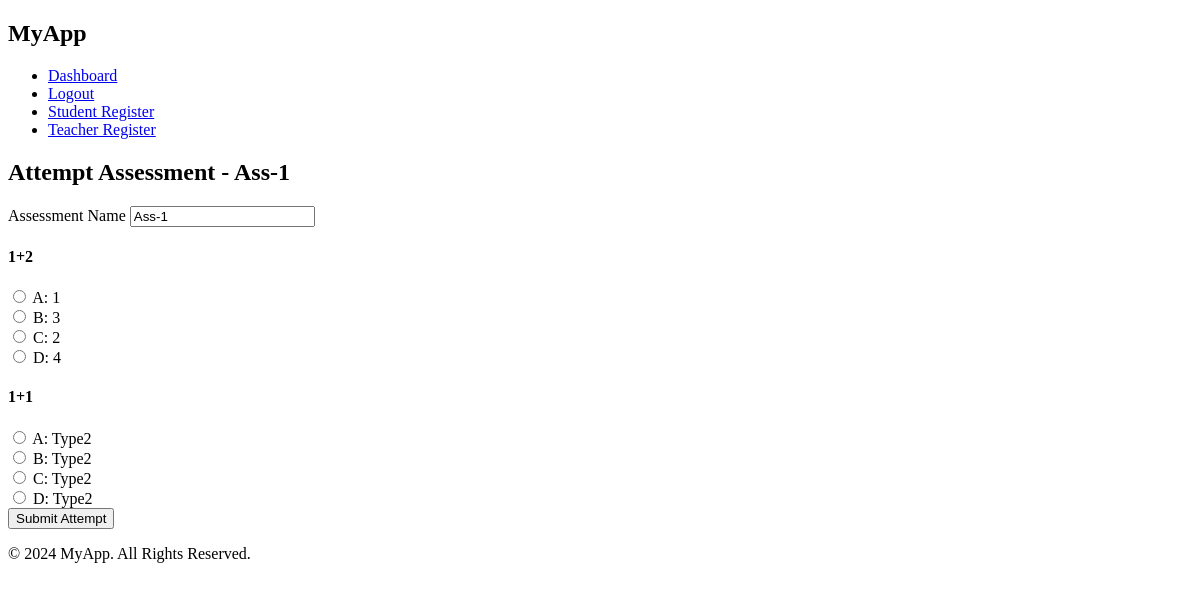
The app's page /attempt_assessment/1 (signed in) with its own data.
### app/models/assessment.py (models this page shows)
class Assessment(db.Model):
    id = db.Column(db.Integer, primary_key=True)
    name = db.Column(db.String(255), nullable=False)
    type = db.Column(db.String(255), nullable=False)
    questions = db.relationship('Question', secondary='assessment_question', backref='assessments')
    parameters = db.Column(db.JSON, nullable=True)

### app/models/question.py (models this page shows)
class Question(db.Model):
    id = db.Column(db.Integer, primary_key=True)
    question_text = db.Column(db.Text, nullable=False)
    option_a = db.Column(db.String(200), nullable=False)
    option_b = db.Column(db.String(200), nullable=False)
    option_c = db.Column(db.String(200), nullable=False)
    option_d = db.Column(db.String(200), nullable=False)
    correct_option = db.Column(db.String(100), nullable=False)
    correct_answer = db.Column(db.Text, nullable=False)
    feedback = db.Column(db.Text, nullable=False)
    question_type = db.Column(db.String(50), nullable=False)

### app/routes/student_routes.py (the view)
@app.route('/attempt_assessment/<int:assessment_id>', methods=['GET', 'POST'])
def attempt_assessment(assessment_id):
    if 'user_id' not in session or session['role'] != 'student':
        return redirect(url_for('login'))
    user = User.query.get(session['user_id'])
    assessment = Assessment.query.get_or_404(assessment_id)
    user_attempts = UserAttempt.query.filter_by(user_id=user.id, assessment_id=assessment.id).count()
    max_attempts = assessment.parameters.get('attempts', 1)  # Default is 1 attempt
    print(max_attempts)
    if user_attempts >= int(max_attempts):
        flash('You have reached the maximum number of attempts for this assessment.', 'danger')
        return redirect(url_for('dashboard'))
    return render_template('attempt_assessment.html', assessment=assessment)

### app/templates/attempt_assessment.html (shortened to what this page needs)
{% extends "base.html" %}
{% block content %}
<div class="container">
    <h2>Attempt Assessment - {{ assessment.name }}</h2>
    <form action="{{ url_for('submit_attempt', assessment_id=assessment.id) }}" method="post" id="attempt-assessment-form">
        <div class="mb-3">
            <label for="name" class="form-label">Assessment Name</label>
            <input type="text" class="form-control" id="name" name="name" value="{{ assessment.name }}" readonly>
        </div>
        <div class="mb-3" id="questions-list">
            {% for question in assessment.questions %}
            <div class="question">
                <h4>{{ question.question_text }}</h4>
                <div class="options">
                    <div class="form-check">
                        <input class="form-check-input" type="radio" name="answer_{{ question.id }}" id="option_a_{{ question.id }}" value="A">
                        <label class="form-check-label" for="option_a_{{ question.id }}">
                            A: {{ question.option_a }}
                        </label>
                    </div>
                    <div class="form-check">
                        <input class="form-check-input" type="radio" name="answer_{{ question.id }}" id="option_b_{{ question.id }}" value="B">
                        <label class="form-check-label" for="option_b_{{ question.id }}">
                            B: {{ question.option_b }}
                        </label>
                    </div>
                    <div class="form-check">
                        <input class="form-check-input" type="radio" name="answer_{{ question.id }}" id="option_c_{{ question.id }}" value="C">
                        <label class="form-check-label" for="option_c_{{ question.id }}">
                            C: {{ question.option_c }}
                        </label>
                    </div>
                    <div class="form-check">
                        <input class="form-check-input" type="radio" name="answer_{{ question.id }}" id="option_d_{{ question.id }}" value="D">
                        <label class="form-check-label" for="option_d_{{ question.id }}">
                            D: {{ question.option_d }}
                        </label>
                    </div>
                </div>
            </div>
            {% endfor %}
        </div>
        <button type="submit" class="btn btn-primary" id="submit-attempt-btn">Submit Attempt</button>
    </form>
</div>
{% endblock %}

### records on screen
Assessment: name "Ass-1"
Question: question_text "1+2", option_a "1", option_b "3", option_c "2", option_d "4"
Question: question_text "1+1", option_a "Type2", option_b "Type2", option_c "Type2", option_d "Type2"
